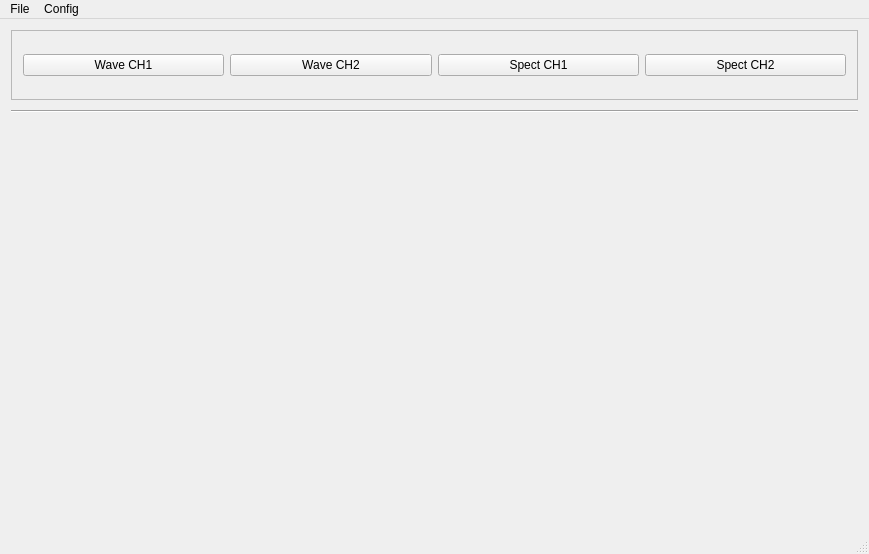
<?xml version="1.0" encoding="UTF-8"?>
<ui version="4.0">
 <class>MainWindow</class>
 <widget class="QMainWindow" name="MainWindow">
  <property name="geometry">
   <rect>
    <x>0</x>
    <y>0</y>
    <width>869</width>
    <height>554</height>
   </rect>
  </property>
  <property name="windowTitle">
   <string>SiglScope</string>
  </property>
  <widget class="QWidget" name="centralWidget">
   <layout class="QVBoxLayout" name="verticalLayout">
    <item>
     <widget class="QScrollArea" name="scrollArea_2">
      <property name="enabled">
       <bool>true</bool>
      </property>
      <property name="sizePolicy">
       <sizepolicy hsizetype="Expanding" vsizetype="Fixed">
        <horstretch>0</horstretch>
        <verstretch>0</verstretch>
       </sizepolicy>
      </property>
      <property name="maximumSize">
       <size>
        <width>16777215</width>
        <height>70</height>
       </size>
      </property>
      <property name="widgetResizable">
       <bool>true</bool>
      </property>
      <widget class="QWidget" name="scrollAreaWidgetContents">
       <property name="geometry">
        <rect>
         <x>0</x>
         <y>0</y>
         <width>849</width>
         <height>68</height>
        </rect>
       </property>
       <layout class="QHBoxLayout" name="horizontalLayout">
        <item>
         <widget class="QPushButton" name="waveCH1Button">
          <property name="sizePolicy">
           <sizepolicy hsizetype="Minimum" vsizetype="Fixed">
            <horstretch>0</horstretch>
            <verstretch>0</verstretch>
           </sizepolicy>
          </property>
          <property name="focusPolicy">
           <enum>Qt::StrongFocus</enum>
          </property>
          <property name="layoutDirection">
           <enum>Qt::LeftToRight</enum>
          </property>
          <property name="text">
           <string notr="true">Wave CH1</string>
          </property>
         </widget>
        </item>
        <item>
         <widget class="QPushButton" name="waveCH2Button">
          <property name="enabled">
           <bool>true</bool>
          </property>
          <property name="text">
           <string>Wave CH2</string>
          </property>
         </widget>
        </item>
        <item>
         <widget class="QPushButton" name="spectrumCH1Button">
          <property name="text">
           <string>Spect CH1</string>
          </property>
         </widget>
        </item>
        <item>
         <widget class="QPushButton" name="spectrumCH2Button">
          <property name="text">
           <string>Spect CH2</string>
          </property>
         </widget>
        </item>
       </layout>
      </widget>
     </widget>
    </item>
    <item>
     <widget class="Line" name="line">
      <property name="sizePolicy">
       <sizepolicy hsizetype="Preferred" vsizetype="Preferred">
        <horstretch>0</horstretch>
        <verstretch>0</verstretch>
       </sizepolicy>
      </property>
      <property name="maximumSize">
       <size>
        <width>16777215</width>
        <height>10</height>
       </size>
      </property>
      <property name="orientation">
       <enum>Qt::Horizontal</enum>
      </property>
     </widget>
    </item>
    <item>
     <widget class="QCustomPlot" name="customPlot" native="true"/>
    </item>
   </layout>
  </widget>
  <widget class="QMenuBar" name="menuBar">
   <property name="geometry">
    <rect>
     <x>0</x>
     <y>0</y>
     <width>869</width>
     <height>27</height>
    </rect>
   </property>
   <property name="nativeMenuBar">
    <bool>false</bool>
   </property>
   <widget class="QMenu" name="menuFile">
    <property name="title">
     <string>File</string>
    </property>
    <addaction name="actionExit"/>
   </widget>
   <widget class="QMenu" name="menuCommands">
    <property name="title">
     <string>Config</string>
    </property>
    <widget class="QMenu" name="menuDelete_command">
     <property name="title">
      <string>Delete command</string>
     </property>
     <addaction name="separator"/>
    </widget>
    <addaction name="actionAdd_Command"/>
    <addaction name="menuDelete_command"/>
    <addaction name="actionSave_Settings"/>
    <addaction name="actionConnect_to_device"/>
   </widget>
   <addaction name="menuFile"/>
   <addaction name="menuCommands"/>
  </widget>
  <widget class="QStatusBar" name="statusBar"/>
  <action name="actionExit">
   <property name="text">
    <string>Exit</string>
   </property>
  </action>
  <action name="actionAdd_Command">
   <property name="checkable">
    <bool>false</bool>
   </property>
   <property name="text">
    <string>Add Command</string>
   </property>
  </action>
  <action name="actionSave_Settings">
   <property name="text">
    <string>Save Settings</string>
   </property>
  </action>
  <action name="actionConnect_to_device">
   <property name="text">
    <string>Connect to device</string>
   </property>
   <property name="toolTip">
    <string>Select device to connect</string>
   </property>
  </action>
 </widget>
 <layoutdefault spacing="6" margin="11"/>
 <customwidgets>
  <customwidget>
   <class>QCustomPlot</class>
   <extends>QWidget</extends>
   <header>qcustomplot.h</header>
   <container>1</container>
  </customwidget>
 </customwidgets>
 <resources/>
 <connections/>
 <slots>
  <slot>addCommand()</slot>
 </slots>
</ui>
